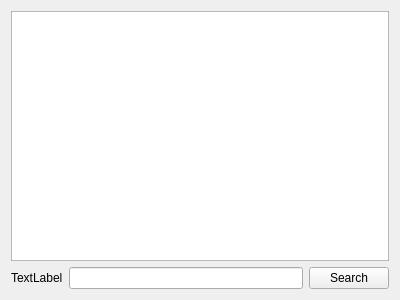
<?xml version="1.0" encoding="UTF-8"?>
<ui version="4.0">
 <class>FindCrap</class>
 <widget class="QWidget" name="FindCrap">
  <property name="geometry">
   <rect>
    <x>0</x>
    <y>0</y>
    <width>400</width>
    <height>300</height>
   </rect>
  </property>
  <property name="windowTitle">
   <string>FindCrap</string>
  </property>
  <layout class="QVBoxLayout" name="verticalLayout">
   <item>
    <widget class="QTextEdit" name="textEdit"/>
   </item>
   <item>
    <layout class="QGridLayout" name="gridLayout">
     <item row="0" column="0">
      <widget class="QLabel" name="label">
       <property name="text">
        <string>TextLabel</string>
       </property>
      </widget>
     </item>
     <item row="0" column="1">
      <widget class="QLineEdit" name="lineEdit"/>
     </item>
     <item row="0" column="2">
      <widget class="QPushButton" name="searchButton">
       <property name="text">
        <string>Search</string>
       </property>
      </widget>
     </item>
    </layout>
   </item>
  </layout>
 </widget>
 <layoutdefault spacing="6" margin="11"/>
 <resources/>
 <connections/>
</ui>
